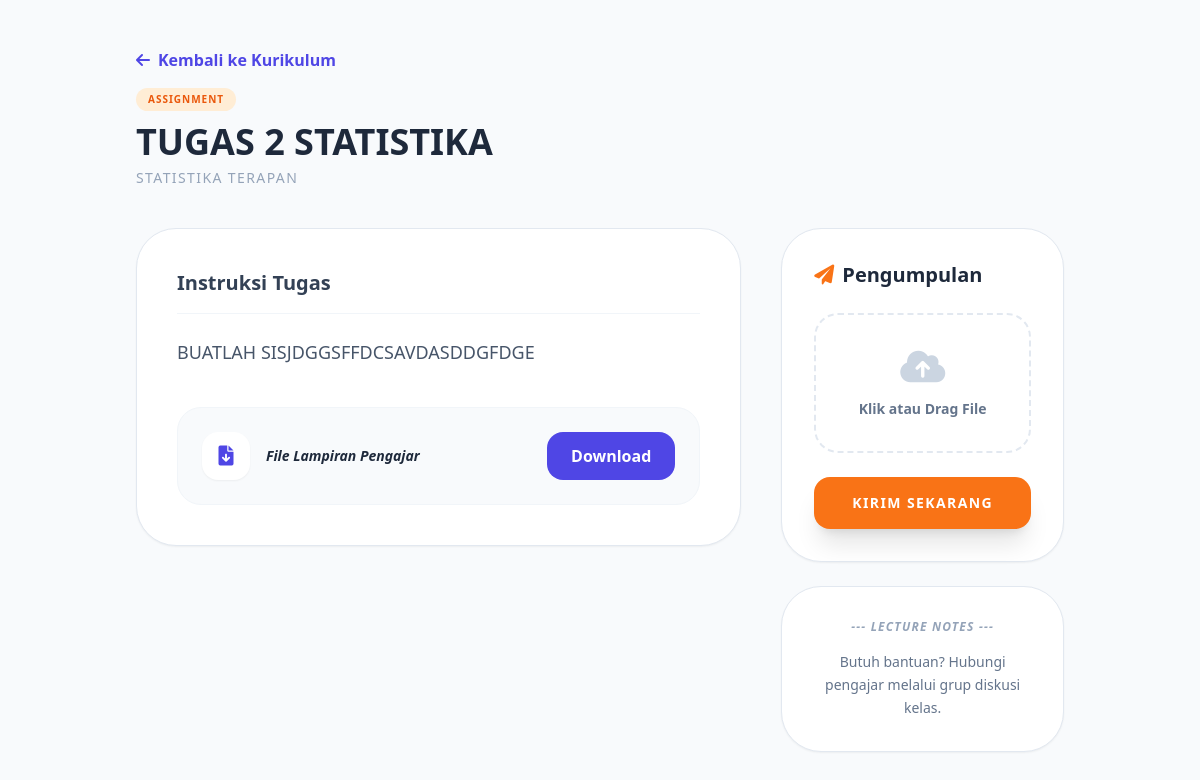
The page /view_material.php?id=5 (signed in) on the database its author committed.
### tables this page shows
CREATE TABLE `materials` (
  `id` int(11) NOT NULL,
  `course_id` int(11) DEFAULT NULL,
  `type` enum('material','assignment') DEFAULT 'material',
  `title` varchar(100) NOT NULL,
  `content` text DEFAULT NULL,
  `file_path` varchar(255) DEFAULT NULL
);

CREATE TABLE `courses` (
  `id` int(11) NOT NULL,
  `teacher_id` int(11) DEFAULT NULL,
  `title` varchar(100) NOT NULL,
  `class_code` varchar(10) DEFAULT NULL,
  `description` text DEFAULT NULL
);

### view_material.php (the view, shortened to what this page needs)
<?php
include 'koneksi.php';
$material_id = $_GET['id'];
$user_id = $_SESSION['user_id'];
$user_role = $_SESSION['role'];
$query = "SELECT materials.*, courses.title as course_title
          FROM materials
          JOIN courses ON materials.course_id = courses.id
          WHERE materials.id = '$material_id'";
$result = mysqli_query($conn, $query);
$mat = mysqli_fetch_assoc($result);
if ($user_role === 'teacher') {
    $back_url = "course_detail.php?id=" . $mat['course_id'];
} else {
    $back_url = "course_view.php?id=" . $mat['course_id'];
}
$already_submitted = null;
if ($user_role === 'student' && $mat['type'] === 'assignment') {
    $check_sub = mysqli_query($conn, "SELECT * FROM submissions WHERE material_id = '$material_id' AND student_id = '$user_id'");
    $already_submitted = mysqli_fetch_assoc($check_sub);
}
?>
<!DOCTYPE html>
<html lang="en">
<head>
    <script src="https://cdn.tailwindcss.com"></script>
    <link href="https://cdnjs.cloudflare.com/ajax/libs/font-awesome/6.0.0/css/all.min.css" rel="stylesheet">
</head>
<body class="bg-slate-50 min-h-screen font-sans">
    <div class="max-w-5xl mx-auto p-6 md:p-12">
        <div class="mb-10">
            <a href="<?php echo $back_url; ?>" class="text-indigo-600 font-bold flex items-center gap-2 hover:underline mb-4">
                <i class="fa-solid fa-arrow-left"></i>
                Kembali ke <?php echo ($user_role === 'teacher') ? 'Manajemen Kelas' : 'Kurikulum'; ?>
            </a>
            <div class="flex items-center gap-3 mb-2">
                <span class="<?php echo $mat['type'] === 'assignment' ? 'bg-orange-100 text-orange-600' : 'bg-indigo-100 text-indigo-600'; ?> px-3 py-1 rounded-full text-[10px] font-black uppercase tracking-widest">
                    <?php echo $mat['type'] === 'assignment' ? 'Assignment' : 'Reading Material'; ?>
                </span>
            </div>
            <h1 class="text-4xl font-black text-slate-800 leading-tight"><?php echo $mat['title']; ?></h1>
            <p class="text-slate-400 font-medium mt-1 uppercase tracking-widest text-sm"><?php echo $mat['course_title']; ?></p>
        </div>
        <div class="grid grid-cols-1 lg:grid-cols-3 gap-10">
            <div class="lg:col-span-2 space-y-8">
                <div class="bg-white p-10 rounded-[40px] border border-slate-200 shadow-sm">
                    <h3 class="text-xl font-bold text-slate-700 mb-6 border-b border-slate-100 pb-4">
                        <?php echo $mat['type'] === 'assignment' ? 'Instruksi Tugas' : 'Isi Materi'; ?>
                    </h3>
                    <div class="prose max-w-none text-slate-600 leading-relaxed text-lg">
                        <?php echo nl2br($mat['content']); ?>
                    </div>
                    <?php if(!empty($mat['file_path'])): ?>
                    <div class="mt-10 p-6 bg-slate-50 rounded-3xl border border-slate-100 flex items-center justify-between">
                        <div class="flex items-center gap-4">
                            <div class="w-12 h-12 bg-white text-indigo-600 rounded-2xl flex items-center justify-center shadow-sm">
                                <i class="fa-solid fa-file-arrow-down text-xl"></i>
                            </div>
                            <div>
                                <p class="text-sm font-bold text-slate-800 italic">File Lampiran Pengajar</p>
                            </div>
                        </div>
                        <a href="uploads/<?php echo $mat['file_path']; ?>" download class="bg-indigo-600 text-white px-6 py-3 rounded-2xl font-bold hover:bg-indigo-700 transition">
                            Download
                        </a>
                    </div>
                    <?php endif; ?>
                </div>
            </div>
            <div class="space-y-6">
                <?php if($mat['type'] === 'assignment'): ?>
                    <div class="bg-white p-8 rounded-[40px] border border-slate-200 shadow-sm">
                        <h3 class="text-xl font-bold text-slate-800 mb-6 flex items-center gap-2">
                            <i class="fa-solid fa-paper-plane text-orange-500"></i> Pengumpulan
                        </h3>
                        <?php if($user_role === 'teacher'): ?>
                            <div class="p-6 bg-slate-50 rounded-3xl border border-dashed border-slate-200 text-center">
                                <i class="fa-solid fa-eye text-3xl text-slate-300 mb-3"></i>
                                <p class="text-xs font-bold text-slate-500">Tombol upload dinonaktifkan dalam mode Preview.</p>
                            </div>
                        <?php else: ?>
                            <form action="" method="POST" enctype="multipart/form-data" class="space-y-6">
                                <div class="border-2 border-dashed border-slate-200 p-8 rounded-3xl text-center hover:border-indigo-400 transition group relative">
                                    <i class="fa-solid fa-cloud-arrow-up text-4xl text-slate-300 group-hover:text-indigo-500 mb-3 transition"></i>
                                    <p class="text-sm font-bold text-slate-500">Klik atau Drag File</p>
                                </div>
                                <button type="submit" name="upload_tugas" class="w-full bg-orange-500 hover:bg-orange-600 text-white font-bold py-4 rounded-2xl shadow-xl transition transform active:scale-95 uppercase tracking-widest text-sm">
                                    Kirim Sekarang
                                </button>
                            </form>
                        <?php endif; ?>
                    </div>
                <?php endif; ?>
                <div class="bg-white p-8 rounded-[40px] border border-slate-200 shadow-sm">
                    <p class="text-xs font-black text-slate-400 uppercase tracking-widest mb-4 italic text-center">--- Lecture Notes ---</p>
                    <p class="text-sm leading-relaxed text-slate-500 text-center">
                        <?php echo ($user_role === 'teacher') ? 'Halaman ini menampilkan apa yang akan dilihat oleh siswa Anda.' : 'Butuh bantuan? Hubungi pengajar melalui grup diskusi kelas.'; ?>
                    </p>
                </div>
            </div>
        </div>
    </div>
</body>
</html>

### rows shown on the page
materials: title "TUGAS 2 STATISTIKA", course.title "STATISTIKA TERAPAN", content "BUATLAH SISJDGGSFFDCSAVDASDDGFDGE"
